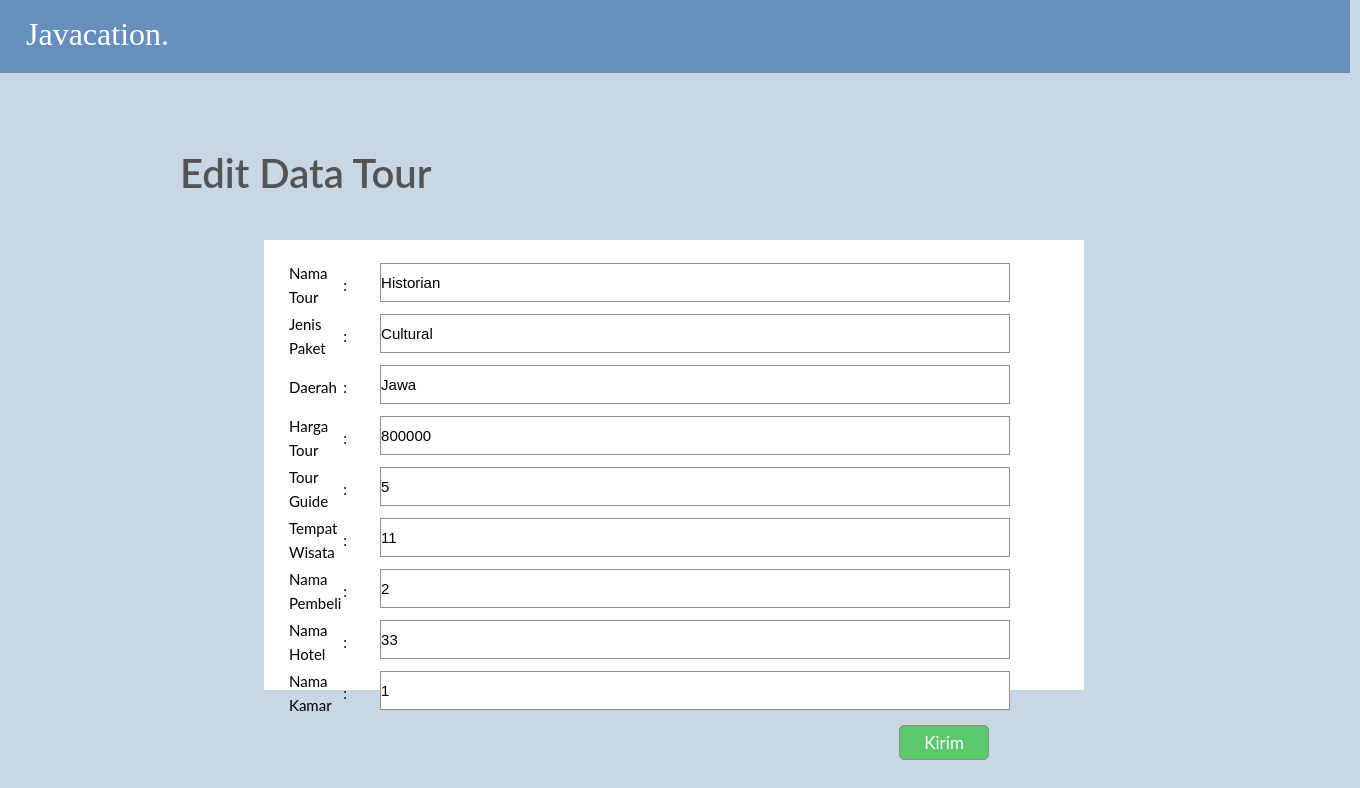
Page /admin/edit-tour.php?edit=1 on the committed database.
### tables this page shows
CREATE TABLE `tour` (
  `id_tour` int(50) NOT NULL,
  `nama_tour` varchar(255) NOT NULL,
  `jenis_paket` varchar(255) NOT NULL,
  `daerah` varchar(255) NOT NULL,
  `harga_tour` int(11) NOT NULL,
  `foto` varchar(255) NOT NULL,
  `id_tg` int(50) NOT NULL,
  `id_tw` int(50) NOT NULL,
  `id` int(50) NOT NULL,
  `id_htl` int(11) NOT NULL,
  `id_kmr` int(11) NOT NULL
);

### admin/edit-tour.php (the view, shortened to what this page needs)
<?php
include 'koneksi_database.php';
$id_tour = $_GET['edit'];
$sql = "select * from `tour` where id_tour = $id_tour";
$result = mysqli_query($host, $sql);
$row = mysqli_fetch_assoc($result);
$nama = $row['nama_tour'];
$jenis = $row['jenis_paket'];
$daerah = $row['daerah'];
$harga = $row['harga_tour'];
$tg = $row['id_tg'];
$tw = $row['id_tw'];
$cust = $row['id'];
$hotel = $row['id_htl'];
$kamar = $row['id_kmr'];
?>
<html>
<head>
    <link rel="stylesheet" href="style7.css">
</head>
<body>
<div class="edit-tour">
                    <div class="logo"><a href='tour.php'>Javacation.</a></div>
    <h3>Edit Data Tour</h3>
    <form action="" method="post">
        <table width="25%" border="0">
            <tr>
                <td>Nama Tour</td>
                <td>:</td>
                <td><input type="text" name="nama_tour" placeholder="masukan nama tour" value=<?php echo $nama; ?>>
                </td>
            </tr>
            <tr>
                <td>Jenis Paket</td>
                <td>:</td>
                <td><input type="text" name="jenis_paket" placeholder="masukan jenis paket" value=<?php echo $jenis; ?>>
                </td>
            </tr>
            <tr>
                <td>Daerah</td>
                <td>:</td>
                <td><input type="text" name="daerah" placeholder="masukan daerah" value=<?php echo $daerah; ?>>
                </td>
            </tr>
            <tr>
                <td>Harga Tour</td>
                <td>:</td>
                <td><input type="text" name="harga_tour" placeholder="masukan harga tour" value=<?php echo $harga; ?>>
                </td>
            </tr>
            <tr>
                <td>Tour Guide</td>
                <td>:</td>
                <td><input type="text" name="id_tg" placeholder="masukan nama tour guide" value=<?php echo $tg; ?>>
                </td>
            </tr>
            <tr>
                <td>Tempat Wisata</td>
                <td>:</td>
                <td><input type="text" name="id_tw" placeholder="masukan nama tempat wisata" value=<?php echo $tw; ?>>
                </td>
            </tr>
            <tr>
                <td>Nama Pembeli</td>
                <td>:</td>
                <td><input type="text" name="id" placeholder="masukan nama anda" value=<?php echo $cust; ?>>
                </td>
            </tr>
            <tr>
                <td>Nama Hotel</td>
                <td>:</td>
                <td><input type="text" name="id_htl" placeholder="masukan nama hotel" value=<?php echo $hotel; ?>>
                </td>
            </tr>
            <tr>
                <td>Nama Kamar</td>
                <td>:</td>
                <td><input type="text" name="id_kmr" placeholder="masukan nama kamar" value=<?php echo $kamar; ?>>
                </td>
            </tr>
            <tr>
                <td></td>
                <td></td>
                <td><input type="submit" name="submit" value="Kirim"></td>
            </tr>
        </table>
    </form>
</body>
</html>

### admin/style7.css (style rules this page uses)
* { padding: 0; margin: 0; }
.logo { position: absolute; width: 1350px; height: 73px; left: 0px; top: 0px; background: #668FBE; }
.logo a { position: absolute; width: 168px; height: 43px; left: 26px; top: 13px; text-decoration: none; font-family: 'Prata'; font-style: normal; font-weight: 400; font-size: 32px; line-height: 43px; color: #FFFFFF; }
body { position: relative; width: 1280px; height: 832px; background: #C9D7E4; }
h3 { position: absolute; width: 500px; height: 48px; left: 180px; top: 149px; font-family: 'Lato', sans-serif; font-style: normal; font-weight: 600; font-size: 40px; color: #555454; }
form { position: relative; width: 780px; height: 430px; left: 264px; top: 240px; padding-left: 20px; padding-right: 20px; padding-bottom: 20px; background: white; }
td { position: relative; width: 200px; height: 24px; left: 3px; top: 18px; margin-right: 20px; font-family: 'Lato', sans-serif; font-style: normal; font-weight: 400; font-size: 15px; line-height: 24px; color: #000000; }
input { box-sizing: border-box; position: relative; width: 630px; height: 39px; left: 31px; top: 3px; margin-bottom: 10px; font-size: 15px; border: 1px solid #928E8E; }
input[type="submit"] { position: relative; width: 90px; height: 35px; left: 550px; top: 6px; font-family: 'Lato', sans-serif; font-size: 17px; color: #FFFFFF; background: #5CC86D; border-radius: 5px; }

### rows in the picture
tour: nama_tour "Historian", jenis_paket "Cultural", harga_tour "800000", id_tg "5", id_tw "11", id "2", id_htl "33", id_kmr "1"
